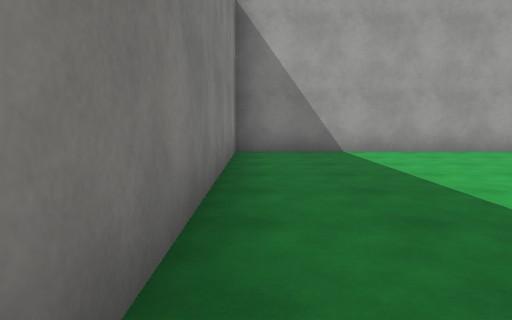
View 1 (above)

24 first-person views from a walk through a scene from a Unity 3-D project. The camera is 1.2 m above the floor, tilts 6° down and sees 70° across. The floor is counted in squares, 2 m on a side. Each view is taken from the middle of a square. On the plan, view 1 faces up. The plan holds only what a view shows up to about 10 squares ahead; the rest is blank. The place goes on beyond the plan. Surface patterns are stand-ins for the level's own textures.

View 2
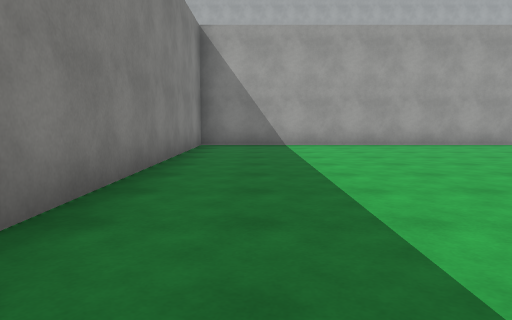

View 3
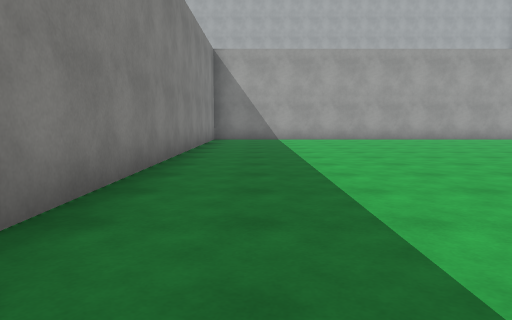

View 4
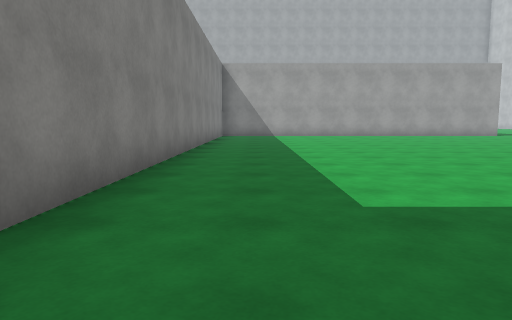

View 5
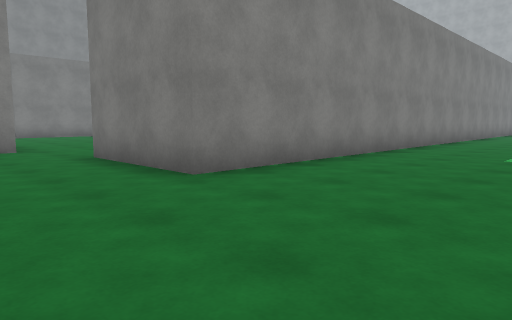

View 6
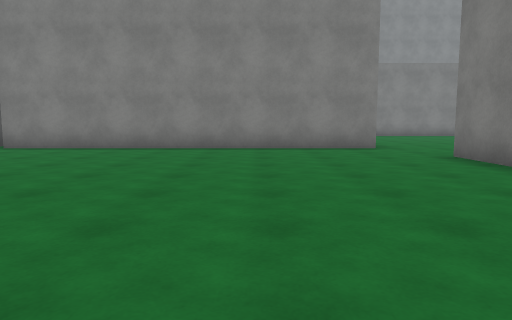

View 7
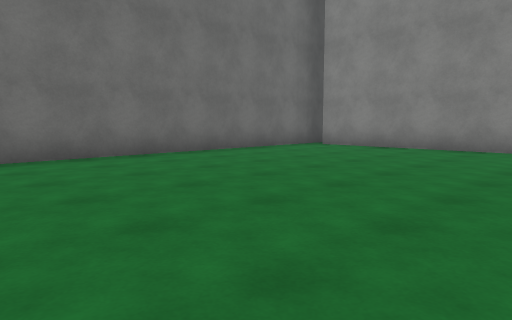

View 8
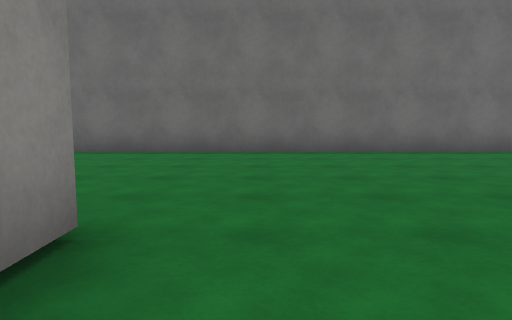

View 9
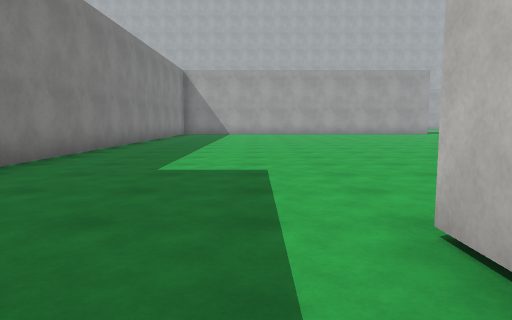

View 10
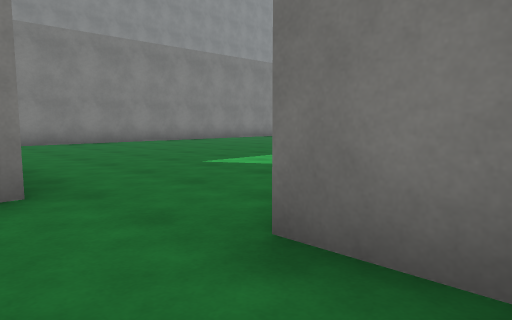

View 11
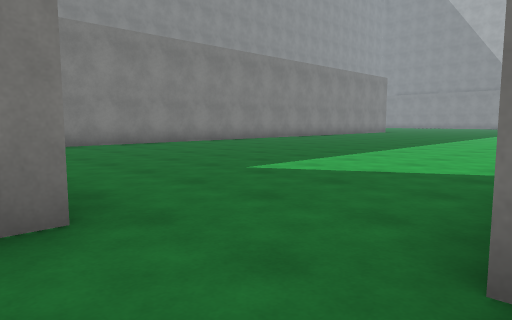

View 12
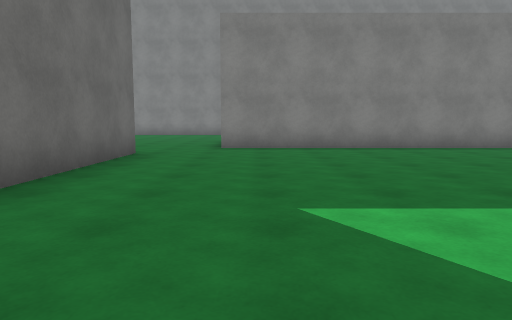

View 13
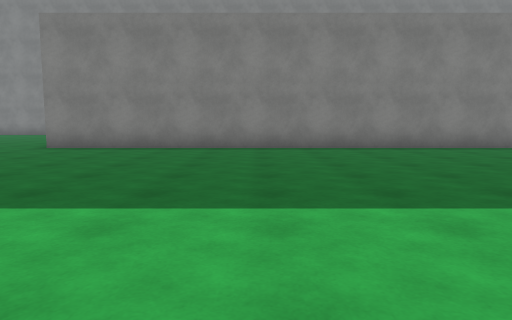

View 14
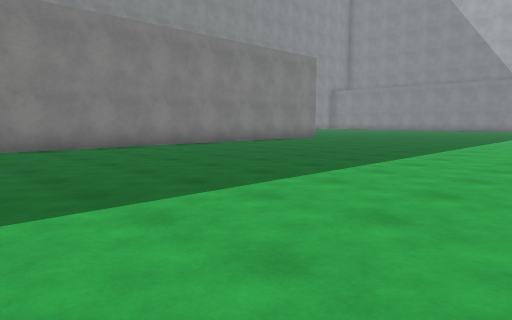

View 15
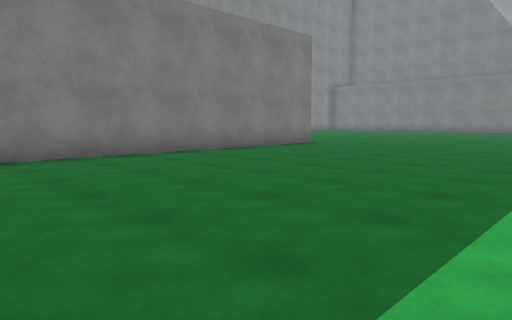

View 16
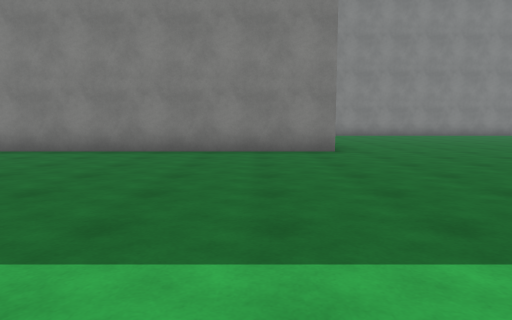

View 17
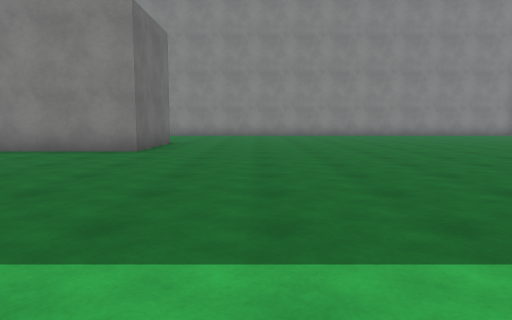

View 18
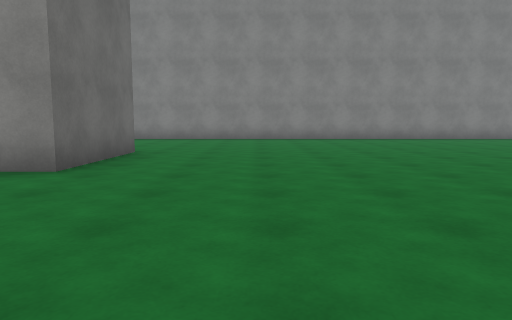

View 19
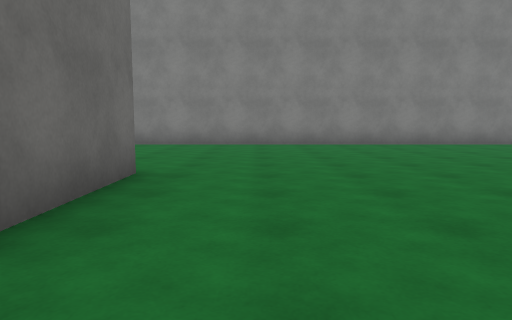

View 20
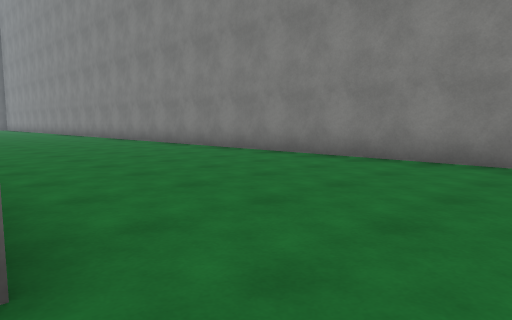

View 21
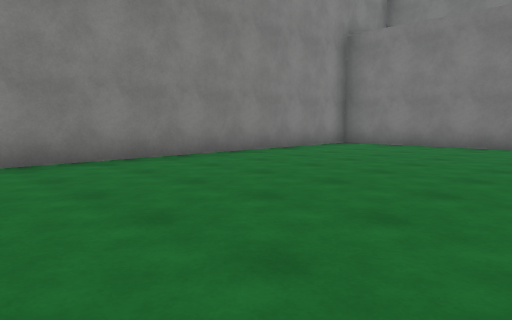

View 22
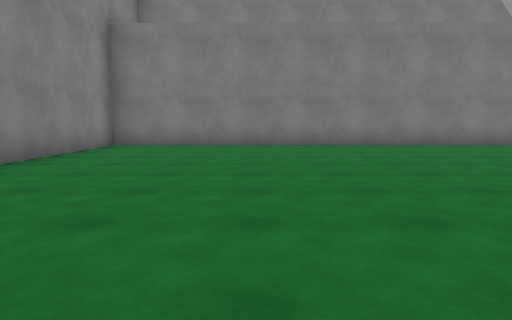

View 23
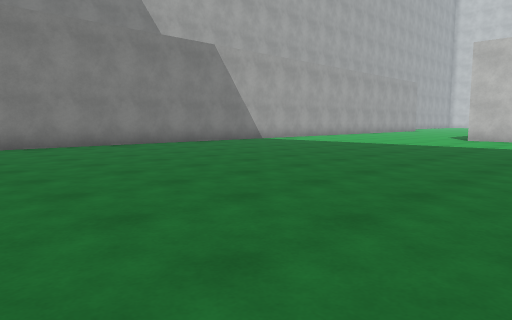

View 24
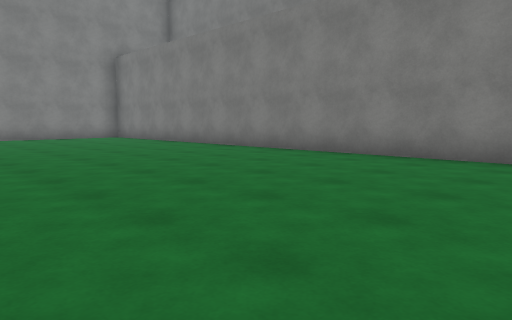

### Floor plan
Points are (right, up) in squares from view 1. A wall is a line through its corners. A room is listed if a view was taken in it or the views show most of it. See-through windows are left out.
Room 1 (views 1, 2, 3, 4, 5, 6, 7, 8, 9, 10, 11)
walls: (3.9, -8.8) (3.9, -8.1); (3.9, -13.9) (3.9, -13.2); (-5.2, -10.2) (-5.2, -18.8); (-6, -19.2) (6.5, -19.2); (6.5, 7.4) (-0.4, 7.4) (-0.4, -9.6) (-3.4, -9.6)
ways out: opening at (-4.5, -10.5) to room 2
Room 2 (views 12, 13, 14, 15, 16, 17, 18, 19, 20, 21, 22, 23, 24)
walls: (-15.2, 8.6) (-12.4, 8.6) (-12.4, -8.9); (-8, 22.2) (-20.6, 22.2) (-20.6, 1.4); (-11, -10.3) (-7.2, -10.3)
ways out: opening at (-4.5, -10.5) to room 1

Where each view was taken, in squares from view 1:
view 1: 0 up, 0 right, facing up
view 2: 2 down, 1 right, facing up
view 3: 5 down, 1 right, facing up
view 4: 8 down, 1 right, facing up
view 5: 12 down, 3 right, facing up-left
view 6: 13 down, 3 right, facing left
view 7: 13 down, 3 right, facing down-left
view 8: 12 down, 3 right, facing down
view 9: 10 down, 3 right, facing up
view 10: 11 down, 2 left, facing up-left
view 11: 11 down, 3 left, facing up-left
view 12: 8 down, 4 left, facing left
view 13: 4 down, 4 left, facing left
view 14: 3 down, 4 left, facing up-left
view 15: 0 up, 6 left, facing up-left
view 16: 7 up, 5 left, facing left
view 17: 11 up, 5 left, facing left
view 18: 11 up, 8 left, facing left
view 19: 10 up, 11 left, facing left
view 20: 10 up, 15 left, facing down-left
view 21: 13 up, 15 left, facing up-left
view 22: 13 up, 17 left, facing up
view 23: 13 up, 16 left, facing up-right
view 24: 16 up, 7 left, facing up-left
